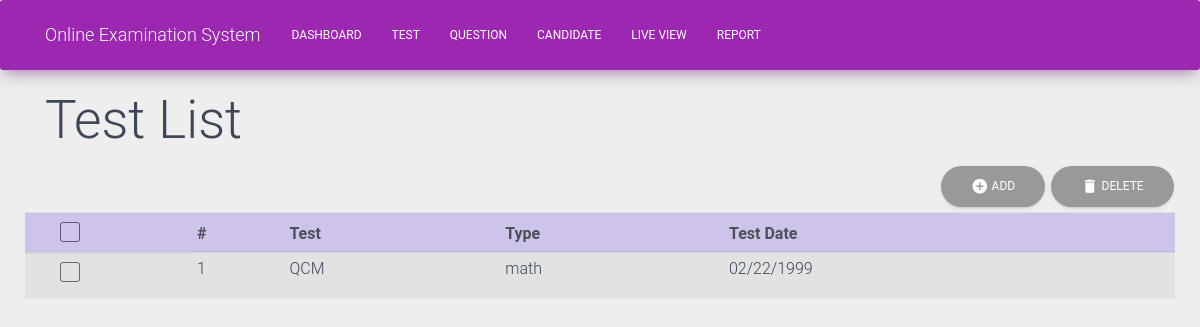
The app's page /test-management/test/ with its own data.
### test_management/models.py (models this page shows, shortened)
class Test(models.Model):
    test_name = models.TextField(max_length=45)
    test_type = models.TextField(max_length=45)
    test_date = models.DateField()
    create_date = models.DateTimeField(auto_now_add=True)

### test_management/views.py (the view)
# urls.py: url(r'^test-management/test/', test_list, name='test'),
def test_list(request):
    tests = Test.objects.all()
    return render(request, 'test_list.html', {'tests' : tests})

### templates/test_list.html (shortened to what this page needs)
{% extends 'navigation_bar.html'%}
{% block test_list %}
<div class="container">
  <h1>Test List</h1>
</div>
<div id="inline-toolbar">
<button class="btn btn-round add-btn" data-toggle="modal" data-target="#addModal">
  <i class="material-icons" >add_circle</i>   Add
</button>
    <button class="btn btn-round delete-btn" data-toggle="modal">
  <i class="material-icons" action >delete</i>   Delete
</button>
</div>
<div class="table-container">
    <div class="table-responsive">
        <table id="fresh-table" class="table table-striped test-list  table-hover table-sm">
                <thead class="thead-table-list">
                    <tr>
                    <th scope="col">
                        <div class="form-check">
                            <label class="form-check-label">
                            <span class="form-check-sign">
                                <span class="check"></span>
                            </span>
                            </label>
                        </div>
                    </th>
                    <th scope="col">#</th>
                    <th scope="col">Test</th>
                    <th scope="col">Type</th>
                    <th scope="col">Test Date</th>
                    </tr>
                </thead>
                <tbody>
                    {% for test in tests %}
                    <tr data-id="{{ test.id }}" class="table-row">
                        <td class="form-check">
                            <div class="form-check">
                                <label class="form-check-label">
                                    <span class="form-check-sign">
                                    <span class="check"></span>
                                    </span>
                                </label>
                            </div>
                        </td>
                        <td>{{ forloop.counter }}</td>
                        <td name="test_name">{{ test.test_name }}</td>
                        <td name="test_type">{{ test.test_type }}</td>
                        <td name="test_date">{{ test.test_date|date:"m/d/Y" }}</td>
                    </tr>
                    {% endfor %}
                </tbody>
        </table>
    </div>
</div>
{% endblock %}

### records on screen
Test: test_name "QCM", test_type "math", test_date "02/22/1999"
